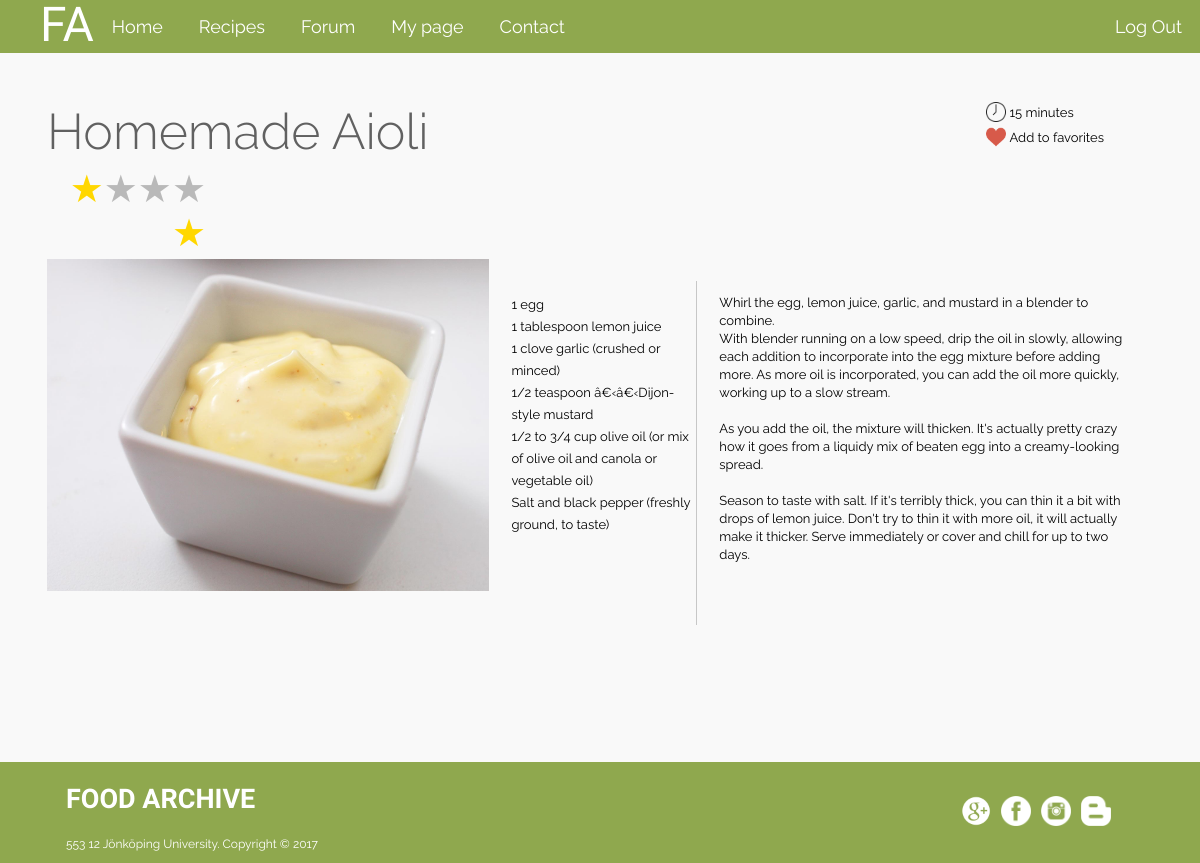
The page /useradmin/onerecipe.php?id=237 (signed in) on the database its author committed.
### tables this page shows
CREATE TABLE `recipe` (
  `id` int(11) NOT NULL,
  `name` varchar(100) NOT NULL,
  `description` longtext NOT NULL,
  `ingredients` text NOT NULL,
  `img` varchar(255) NOT NULL,
  `ratings` int(11) NOT NULL,
  `time` int(11) NOT NULL,
  `type` varchar(50) NOT NULL,
  `username` varchar(100) NOT NULL
);

### useradmin/onerecipe.php (the view, shortened to what this page needs)
<?php
    include("../config.php");
    include("header.php");
?>
<?php
    if($_GET['id']){
        $id = $_GET['id'];
        $sql="SELECT id, name, description, img, time, ingredients FROM recipe where id='$id'";
        $stmt = $db->prepare($sql);
        $stmt->bind_result($id, $name, $description, $image, $time, $ingredients);
        $stmt->execute();
        $stmt->store_result();
        while ($stmt->fetch()) {
?>
<main>
    <div class="maincontainer_one">
        <h4 class="h4_onercp">
            <?php echo $name; ?>
        </h4>
        <div class="stars">
            <form class="rating" method="post">
                <label class="ratingstar" for="star5">&#9733</label>
                <label class="ratingstar" for="star4">&#9733</label>
                <label class="ratingstar" for="star3">&#9733</label>
                <label class="ratingstar" for="star2">&#9733</label>
                <label class="ratingstar" for="star1">&#9733</label>
            </form>
        </div>
        <div class="icon_containter_onercp">
            <img class="icon_img_onercp" src="../img/clock-icon.png">
            <span class="icon_text_onercp"> <?php echo "$time minutes"; ?> </span> <br>
            <img class="icon_img_onercp" src="../img/heart.png">
            <?php
                $user=$_SESSION['user'];
                $query1 = "SELECT * FROM favorites where username='$user' and recipeid='$id'";
                $resultt=$db->query($query1);
                if($resultt->num_rows > 0){
                    echo'<span class="icon_text_onercp"><a class="favlink-onercp" href="unfavorite.php?id='. urlencode($id) .'"> Delete from favorites </a><span>';
                }else{
                     echo'<span class="icon_text_onercp"><a class="favlink-onercp" href="myfavorites.php?id='. urlencode($id) .'"> Add to favorites </a></span>';
                }
            ?>
        </div>
        <div class="div_img_onercp">
            <aside class="imgaside_onercp">
                <img class="bigimg_onercp" src='../img/<?php echo $image; ?>'>
            </aside>
            <article class="article_onercp">
                <div class="ingredients-onercp"><p> <?php echo $ingredients; ?></p></div>
                <div class="description-onercp"><p> <?php echo $description; ?> </p></div>
            </article>
        </div>
    </div>
    <?php
        }
    }
    ?>
</main>
<?php
    include ('footer.php');
?>

### style.css (style rules this page uses)
body, html { margin: 0; background-color: #f9f9f9; }
main { margin: 0; background-color: #f9f9f9; min-height: 89%; box-sizing: border-box; overflow: hidden; }
.ratingStar { font-size: 38px; color: #b9b9b9; }
.stars { overflow: hidden; align-items: left; margin-bottom: 4px; width: 159px; }
.rating > label { float: right; }
.rating > input:checked ~ label, .rating:not(:checked) > label:hover, .rating:not(:checked) > label:hover ~ label { color: #FFD700; }
h4 { margin: 0; font-size: 22px; color: #616161; display: inherit; font-family: raleway; font-weight: 300; text-transform: capitalize; }
.maincontainer_one { padding: 47px; position: relative; }
.h4_onercp { font-size: 50px; line-height: 70px; }
.icon_containter_onercp { position: absolute; top: 46px; right: 6em; }
.icon_img_onercp { width: 20px; margin: 6px 0 -5px 0; }
.icon_text_onercp { font-family: raleway; font-size: 13px; }
.favlink-onercp { text-decoration: none; color: black; }
.div_img_onercp { overflow: hidden; padding-bottom: 30px; }
.imgaside_onercp { float: left; width: 40%; overflow: hidden; }
.bigimg_onercp { width: 100%; image: cover; }
.article_onercp { width: 60%; float: right; padding: 22px; box-sizing: border-box; }
.ingredients-onercp { float: left; width: 30%; box-sizing: border-box; border-right: 1px solid #c7c7c7; min-height: 43%; }
.ingredients-onercp > p { font-family: raleway; font-size: 13px; white-space: pre-line; line-height: 22px; }
.description-onercp { float: right; width: 70%; padding-left: 22px; box-sizing: border-box; }
.description-onercp > p { font-size: 13px; font-family: raleway; line-height: 18px; white-space: pre-line; }
.ratingstar { cursor: pointer; }

### rows shown on the page
recipe: name "Homemade Aioli", time "15", img (picture), ingredients "1 egg 1 tablespoon lemon juice 1 clove garlic (crushed or minced) 1/2 teaspoon â€‹â€‹Dijon-style mustard 1/2 to 3/4 cup olive oil (or mix of olive oil and canola or vegetable oil) Salt and black pepper (freshly ground, to taste)", description "Whirl the egg, lemon juice, garlic, and mustard in a blender to combine. With blender running on a low speed, drip the oil in slowly, allowing each addition to incorporate into the egg mixture before adding more. As more oil is incorporated, you can add the oil more quickly, working up to a slow stream. As you add the oil, the mixture will thicken. It's actually pretty crazy how it goes from a liquidy mix of beaten egg into a creamy-looking spread. Season to taste with salt. If it's terribly thick, you can thin it a bit with drops of lemon juice. Don't try to thin it with more oil, it will actually make it thicker. Serve immediately or cover and chill for up to two days."
